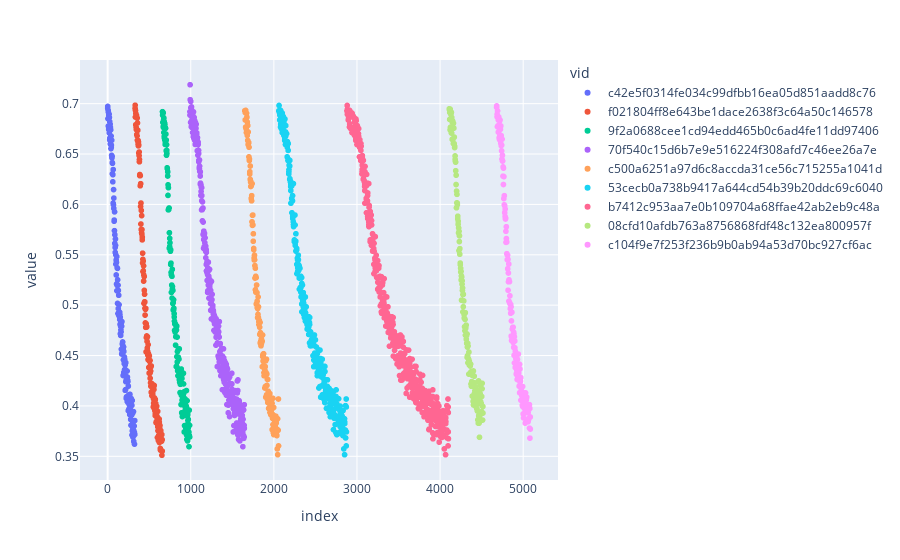

Here is the notebook cell this chart was saved with:
### Code cell
fig = px.scatter(avg_train_loss, x=avg_train_loss.index, y='value', color='vid')
fig.show()

### Figure 1 — Plotly figure (JSON) as saved in the notebook; plotly's stock layout.template omitted (floating-point values rounded to 4 significant figures; data arrays with more than 128 entries replaced by an {"elided": "..."} marker saying what was removed)
{"data": [{"hovertemplate": "vid=c42e5f0314fe034c99dfbb16ea05d851aadd8c76<br>index=%{x}<br>value=%{y}<extra></extra>", "legendgroup": "c42e5f0314fe034c99dfbb16ea05d851aadd8c76", "marker": {"color": "#636efa", "symbol": "circle"}, "mode": "markers", "name": "c42e5f0314fe034c99dfbb16ea05d851aadd8c76", "showlegend": true, "type": "scattergl", "x": {"elided": "165 int values"}, "xaxis": "x", "y": {"elided": "165 float values"}, "yaxis": "y"}, {"hovertemplate": "vid=f021804ff8e643be1dace2638f3c64a50c146578<br>index=%{x}<br>value=%{y}<extra></extra>", "legendgroup": "f021804ff8e643be1dace2638f3c64a50c146578", "marker": {"color": "#EF553B", "symbol": "circle"}, "mode": "markers", "name": "f021804ff8e643be1dace2638f3c64a50c146578", "showlegend": true, "type": "scattergl", "x": {"elided": "165 int values"}, "xaxis": "x", "y": {"elided": "165 float values"}, "yaxis": "y"}, {"hovertemplate": "vid=9f2a0688cee1cd94edd465b0c6ad4fe11dd97406<br>index=%{x}<br>value=%{y}<extra></extra>", "legendgroup": "9f2a0688cee1cd94edd465b0c6ad4fe11dd97406", "marker": {"color": "#00cc96", "symbol": "circle"}, "mode": "markers", "name": "9f2a0688cee1cd94edd465b0c6ad4fe11dd97406", "showlegend": true, "type": "scattergl", "x": {"elided": "165 int values"}, "xaxis": "x", "y": {"elided": "165 float values"}, "yaxis": "y"}, {"hovertemplate": "vid=70f540c15d6b7e9e516224f308afd7c46ee26a7e<br>index=%{x}<br>value=%{y}<extra></extra>", "legendgroup": "70f540c15d6b7e9e516224f308afd7c46ee26a7e", "marker": {"color": "#ab63fa", "symbol": "circle"}, "mode": "markers", "name": "70f540c15d6b7e9e516224f308afd7c46ee26a7e", "showlegend": true, "type": "scattergl", "x": {"elided": "330 int values"}, "xaxis": "x", "y": {"elided": "330 float values"}, "yaxis": "y"}, {"hovertemplate": "vid=c500a6251a97d6c8accda31ce56c715255a1041d<br>index=%{x}<br>value=%{y}<extra></extra>", "legendgroup": "c500a6251a97d6c8accda31ce56c715255a1041d", "marker": {"color": "#FFA15A", "symbol": "circle"}, "mode": "markers", "name": "c500a6251a97d6c8accda31ce56c715255a1041d", "showlegend": true, "type": "scattergl", "x": {"elided": "165 int values"}, "xaxis": "x", "y": {"elided": "165 float values"}, "yaxis": "y"}, {"hovertemplate": "vid=53cecb0a738b9417a644cd54b39b20ddc69c6040<br>index=%{x}<br>value=%{y}<extra></extra>", "legendgroup": "53cecb0a738b9417a644cd54b39b20ddc69c6040", "marker": {"color": "#19d3f3", "symbol": "circle"}, "mode": "markers", "name": "53cecb0a738b9417a644cd54b39b20ddc69c6040", "showlegend": true, "type": "scattergl", "x": {"elided": "330 int values"}, "xaxis": "x", "y": {"elided": "330 float values"}, "yaxis": "y"}, {"hovertemplate": "vid=b7412c953aa7e0b109704a68ffae42ab2eb9c48a<br>index=%{x}<br>value=%{y}<extra></extra>", "legendgroup": "b7412c953aa7e0b109704a68ffae42ab2eb9c48a", "marker": {"color": "#FF6692", "symbol": "circle"}, "mode": "markers", "name": "b7412c953aa7e0b109704a68ffae42ab2eb9c48a", "showlegend": true, "type": "scattergl", "x": {"elided": "495 int values"}, "xaxis": "x", "y": {"elided": "495 float values"}, "yaxis": "y"}, {"hovertemplate": "vid=08cfd10afdb763a8756868fdf48c132ea800957f<br>index=%{x}<br>value=%{y}<extra></extra>", "legendgroup": "08cfd10afdb763a8756868fdf48c132ea800957f", "marker": {"color": "#B6E880", "symbol": "circle"}, "mode": "markers", "name": "08cfd10afdb763a8756868fdf48c132ea800957f", "showlegend": true, "type": "scattergl", "x": {"elided": "165 int values"}, "xaxis": "x", "y": {"elided": "165 float values"}, "yaxis": "y"}, {"hovertemplate": "vid=c104f9e7f253f236b9b0ab94a53d70bc927cf6ac<br>index=%{x}<br>value=%{y}<extra></extra>", "legendgroup": "c104f9e7f253f236b9b0ab94a53d70bc927cf6ac", "marker": {"color": "#FF97FF", "symbol": "circle"}, "mode": "markers", "name": "c104f9e7f253f236b9b0ab94a53d70bc927cf6ac", "showlegend": true, "type": "scattergl", "x": {"elided": "165 int values"}, "xaxis": "x", "y": {"elided": "165 float values"}, "yaxis": "y"}], "layout": {"legend": {"title": {"text": "vid"}, "tracegroupgap": 0}, "margin": {"t": 60}, "xaxis": {"anchor": "y", "domain": [0, 1], "title": {"text": "index"}}, "yaxis": {"anchor": "x", "domain": [0, 1], "title": {"text": "value"}}}}
